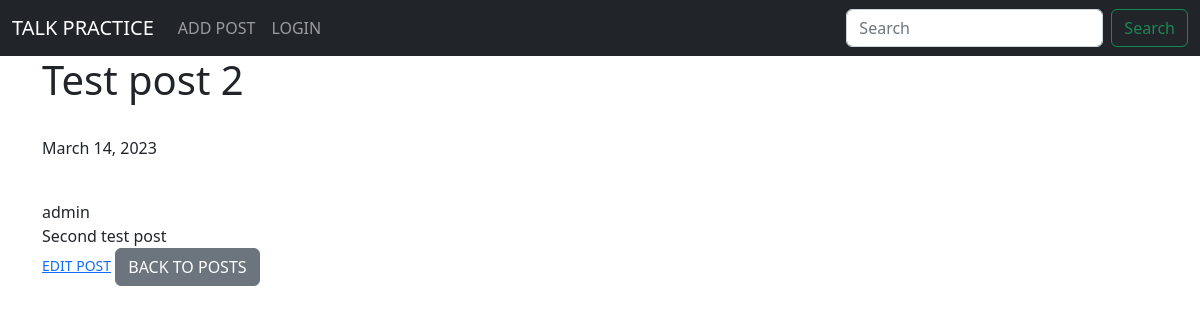
The app's page /article/2, older data.
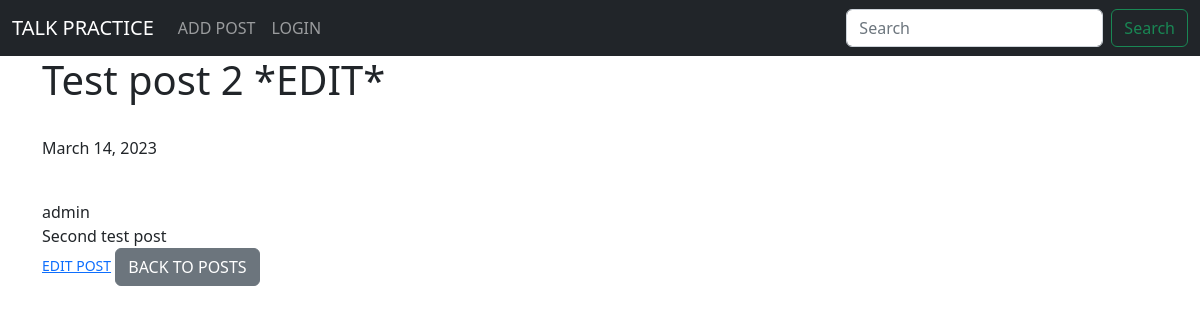
The same page, newer data.
### blog/models.py (models this page shows, shortened)
class Post(models.Model):
    title = models.CharField(max_length=250)
    subtitle = models.CharField(max_length=250, default='')
    author = models.ForeignKey(User, on_delete=models.CASCADE,)
    body = models.TextField()
    post_date = models.DateField(auto_now_add=True)

### blog/views.py (the view)
# urls.py: path('article/<int:pk>', ArticleDetailView.as_view(), name='article-detail'),
class ArticleDetailView(DetailView):
    model = Post
    template_name = 'article-detail.html'

### blog/templates/article-detail.html (shortened to what this page needs)
{% extends 'base.html' %}
{% block content %}
<h1>{{ post.title }}</h1><br>
<p>{{ post.post_date }}</p>
<br>
{{ post.author }}
<br>
{{ post.body }}
<br>
<small><a href="{% url 'update-post' post.pk %}">EDIT POST</a></small>
<a class="btn btn-secondary" href="{% url 'home' %}">BACK TO POSTS</a>
{% endblock %}

Row changes from the older to the newer data that the page shows:
changed Post "Second test post": title "Test post 2" → "Test post 2 *EDIT*"
